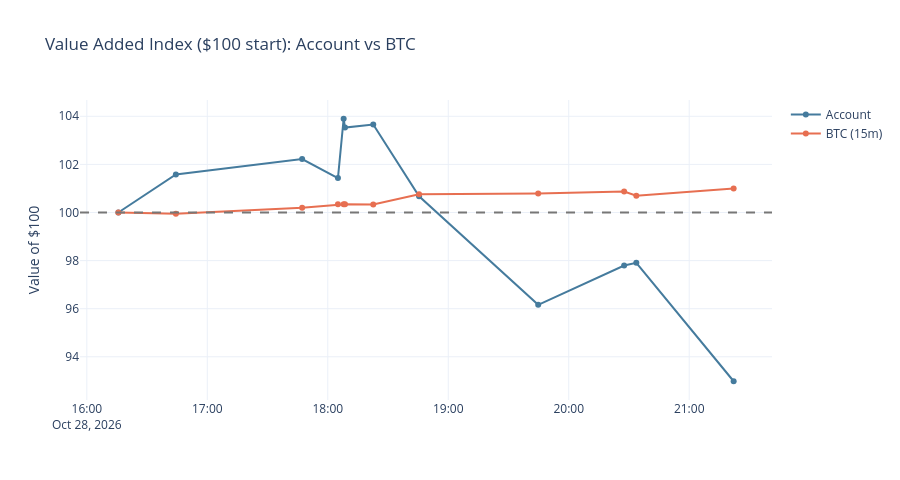
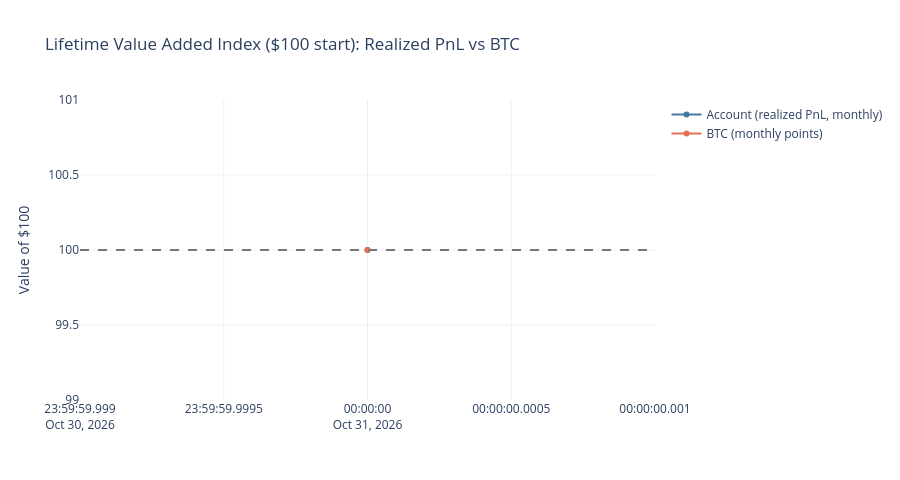

Notebook source saved alongside these figures, in order:
### Markdown cell above
## Account vs BTC

Shows the intraday live-snapshot index and monthly lifetime realized-PnL reconstruction.

### Code cell
analytics.show_account_vs_btc()

### Figure 1 — Plotly figure (JSON) as saved in the notebook; plotly's stock layout.template omitted (floating-point values rounded to 4 significant figures)
{"data": [{"line": {"color": "#457b9d"}, "name": "Account", "type": "scatter", "x": ["2026-10-28T16:15:41.813044000", "2026-10-28T16:44:20.426073000", "2026-10-28T17:47:13.423517000", "2026-10-28T18:05:03.492931000", "2026-10-28T18:07:54.136290000", "2026-10-28T18:08:34.559822000", "2026-10-28T18:22:38.498823000", "2026-10-28T18:45:28.238498000", "2026-10-28T19:44:47.562137000", "2026-10-28T20:27:35.884881000", "2026-10-28T20:33:39.544710000", "2026-10-28T21:22:07.813451000"], "y": [100.0, 101.6, 102.2, 101.4, 103.9, 103.5, 103.7, 100.7, 96.16, 97.79, 97.91, 92.98]}, {"line": {"color": "#e76f51"}, "name": "BTC (15m)", "type": "scatter", "x": ["2026-10-28T16:15:41.813044000", "2026-10-28T16:44:20.426073000", "2026-10-28T17:47:13.423517000", "2026-10-28T18:05:03.492931000", "2026-10-28T18:07:54.136290000", "2026-10-28T18:08:34.559822000", "2026-10-28T18:22:38.498823000", "2026-10-28T18:45:28.238498000", "2026-10-28T19:44:47.562137000", "2026-10-28T20:27:35.884881000", "2026-10-28T20:33:39.544710000", "2026-10-28T21:22:07.813451000"], "y": [100.0, 99.95, 100.2, 100.3, 100.3, 100.3, 100.3, 100.8, 100.8, 100.9, 100.7, 101.0]}], "layout": {"height": 480, "hovermode": "x unified", "shapes": [{"line": {"color": "#777", "dash": "dash"}, "type": "line", "x0": 0, "x1": 1, "xref": "x domain", "y0": 100, "y1": 100, "yref": "y"}], "title": {"text": "Value Added Index ($100 start): Account vs BTC"}, "yaxis": {"title": {"text": "Value of $100"}}}}

### Figure 2 — Plotly figure (JSON) as saved in the notebook; plotly's stock layout.template omitted (floating-point values rounded to 4 significant figures)
{"data": [{"line": {"color": "#457b9d"}, "name": "Account (realized PnL, monthly)", "type": "scatter", "x": ["2026-10-31T00:00:00.000000000"], "y": [100.0]}, {"line": {"color": "#e76f51"}, "name": "BTC (monthly points)", "type": "scatter", "x": ["2026-10-31T00:00:00.000000000"], "y": [100.0]}], "layout": {"height": 480, "hovermode": "x unified", "shapes": [{"line": {"color": "#777", "dash": "dash"}, "type": "line", "x0": 0, "x1": 1, "xref": "x domain", "y0": 100, "y1": 100, "yref": "y"}], "title": {"text": "Lifetime Value Added Index ($100 start): Realized PnL vs BTC"}, "yaxis": {"title": {"text": "Value of $100"}}}}
